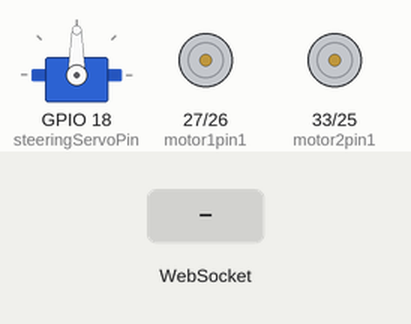
Simulated run of this sketch. Board: ESP32. On the bench: servo, motor-driver pin pairs drawn as motors (green arrow = first pin HIGH = forward, orange = second pin HIGH = backward, longer = more drive, scaled by the enable pin). The test bench sets the inputs (shaded band). WiFi joins after 1.5 s; servers stay silent unless stated; storage starts empty; what the sketch prints to the serial monitor is not drawn.

Above: at 2.7 s.
2.8 s: WebSocket text "F" received
At 3.5 s:
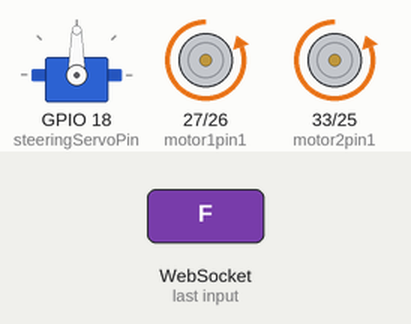
4.3 s: WebSocket text "L" received
At 5.7 s:
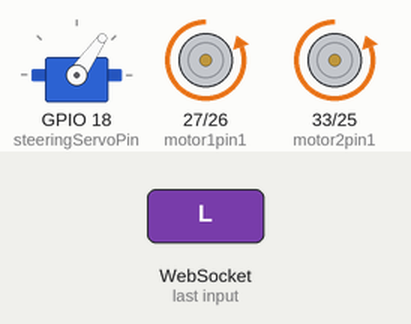
Timing chart, 0 to 7.3 s (numbered marks = the images above; inputs shaded):
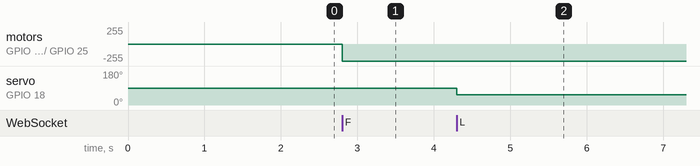

The sketch:

ESP32_wifi_car.ino
```cpp
#include<WiFi.h>
#include<WebServer.h>
#include<WebSocketsServer.h>
#include <FS.h>
#include "SPIFFS.h"
#include<Servo.h>
//
const char* ssid = "xxxx";
const char* password = "xxxxxxx";

//customize the SSID name and change the password
//const char* ssid     = "ESP32-Robot";
//const char* password = "123456789";

WebServer server(80);
WebSocketsServer webSocket = WebSocketsServer(81);

//pin mode for motor R
int motor1EnablePin = 14;
int motor1pin1 = 27;
int motor1pin2 = 26;

//pin mode for motor L
int motor2EnablePin = 32;
int motor2pin1 = 33;
int motor2pin2 = 25;

//motor PWM channel must be set 2 and 3, rather than 0.
const int freq = 30000;
const int motor1pwmChannel = 2;
const int motor2pwmChannel = 3;
const int resolution = 8;
int dutyCycle = 0; //for speed control

//servo
Servo steeringServo;
int steeringServoPin = 18;

///response from web socket
void webSocketEvent(uint8_t num, WStype_t type, uint8_t*payload, size_t length){
    Serial.printf("webSocketEvent(%d,%d,...)\r\n", num, type);
    switch(type){
      case WStype_DISCONNECTED:
        Serial.printf("[%u]Disconnected!\r\n",num);
        break;
      case WStype_CONNECTED:{
        IPAddress ip = webSocket.remoteIP(num);
        Serial.printf("[%u]Connected from %d.%d.%d.%d url:%s\r\n",num,ip[0],ip[1],ip[2],ip[3],payload);


      }
        break;
      case WStype_TEXT:
        Serial.printf("[%u]get Text: %s\r\n",num,payload);
        //Serial.printf((const char*) payload);
        //strcmp compare 2 strings (need to char*str)
        //if Return value < 0 then it indicates str1 is less than str2.
        //if Return value > 0 then it indicates str2 is less than str1.
        //if Return value = 0 then it indicates str1 is equal to str2.
        if(payload[0] == 'F'){
          //convert to String from payload
            String strPayload = String((const char*) payload);
            //remove 1st char from string
            strPayload.remove(0,1);
          //  Serial.println(strPayload);
          //function to control motors for move forward and backward
          FrontAndBackMoveDirectionControl(strPayload);

        }

        if(payload[0] == 'L'){
          //convert to String from payload
            String strPayload = String((const char*) payload);
            //remove 1st char from string
            strPayload.remove(0,1);
            //Serial.println(strPayload);
            //function to control servo motor to rotate left and right
            steeringDirectionControl(strPayload);
        }

        //send all data to all connected clients/browser
       // webSocket.broadcastTXT(payload, length);

        break;
      case WStype_BIN:
        Serial.printf("[%u]get binary length: %u\r\n",num,length);
        break;
    }
}

///motor motion
void moveForward(){
  //motor R
  digitalWrite(motor1pin1, LOW);
  digitalWrite(motor1pin2, HIGH);
  //motor L
  digitalWrite(motor2pin1, LOW);
  digitalWrite(motor2pin2, HIGH);

}

void moveBackward(){
  //motor R
  digitalWrite(motor1pin1, HIGH);
  digitalWrite(motor1pin2, LOW);
  //motor L
  digitalWrite(motor2pin1, HIGH);
  digitalWrite(motor2pin2, LOW);
}

void moveStop(){
  //motor R
  digitalWrite(motor1pin1, LOW);
  digitalWrite(motor1pin2, LOW);
  //motor L
  digitalWrite(motor2pin1, LOW);
  digitalWrite(motor2pin2, LOW);
}

void FrontAndBackMoveDirectionControl(String directionData){
      //control forward and backward move///
     //convert string to int
    uint8_t Direction = directionData.toInt();
    //map it to be 0-100, and then convert to string

    if(Direction > 31){
      moveBackward();
      /// map motor speed from 140 (motor stop) to 255
      dutyCycle = map(Direction, 31,60,170,255);
      ledcWrite(motor1pwmChannel, dutyCycle);
      ledcWrite(motor2pwmChannel, dutyCycle);
      Serial.print("move backward ->");
      Serial.println(dutyCycle);
    }
    else if(Direction < 29){
      moveForward();
      /// map motor speed from 140 (motor stop) to 255
      dutyCycle = map(Direction, 29,0,170,255);
      ledcWrite(motor1pwmChannel, dutyCycle);
      ledcWrite(motor2pwmChannel, dutyCycle);
       Serial.print("move forward ->");
       Serial.println(dutyCycle);

    }

    else{
      Serial.println("move stop");
        moveStop();
    }


}
int steeringAngle = 0;
void steeringDirectionControl(String SteeringData){
  //control servo motor to steering//
  Serial.print("servo direction");
  Serial.println(SteeringData);
  int Steering = SteeringData.toInt();

     if(Steering > 30){
      Serial.println("move right");
      Serial.println(90+Steering-15);//my servo motor place offset...I made the steering angle trickly..steering angle is 55 to 135
      steeringAngle = map(Steering, 30,60,90,135);
      steeringServo.write(steeringAngle);

    }
    else if(Steering < 30){
      Serial.println("move left");

      Serial.println(90-(35-Steering));//my servo motor place offset...I made the steering angle trickly..steering angle is 55 to 135
      steeringAngle = map(Steering, 30,0,90,55);
      steeringServo.write(steeringAngle);

    }
}

void setup() {
  Serial.begin(115200);
   //set up servo
   steeringServo.attach(steeringServoPin);
   //directionServo.write(90);

  //set up motors
  pinMode(motor1EnablePin, OUTPUT);
  pinMode(motor1pin1, OUTPUT);
  pinMode(motor1pin2, OUTPUT);

  pinMode(motor2EnablePin, OUTPUT);
  pinMode(motor2pin1, OUTPUT);
  pinMode(motor2pin2, OUTPUT);


  //configure PWM channel
  ledcSetup(motor1pwmChannel,freq, resolution);
  ledcSetup(motor2pwmChannel,freq, resolution);

  // Attach the PWM channel to the enable pins which are the GPIOs to be controlled
  ledcAttachPin(motor1EnablePin, motor1pwmChannel);
  ledcAttachPin(motor2EnablePin, motor2pwmChannel);

  // Produce a PWM signal to both enable pins with a duty cycle 0
  ledcWrite(motor1pwmChannel, dutyCycle);
  ledcWrite(motor2pwmChannel, dutyCycle);
  /*
  // Connect to Wi-Fi network with SSID and password
  Serial.print("Setting AP (Access Point)...");
  // Remove the password parameter, if you want the AP (Access Point) to be open
  WiFi.softAP(ssid, password);

  IPAddress IP = WiFi.softAPIP();
  Serial.print("AP IP address: ");
  Serial.println(IP);
  */
  WiFi.begin(ssid, password);

  while(WiFi.status() != WL_CONNECTED){
    delay(500);
    Serial.print(".");
  }
  Serial.println("");
  Serial.println("WiFi connected");
  Serial.println("IP address: ");
  Serial.println(WiFi.localIP());

  IPAddress myIP = WiFi.localIP();


  //initialize SPIFFS
  if(!SPIFFS.begin(true)){
    Serial.println("Error while mounting SPIFFS");
    return;
  }
  //mount SPIFFS
  SPIFFS.begin();

  //server.on("/",serveIndexFile);
  //start web socket
  webSocket.begin();
  webSocket.onEvent(webSocketEvent);

 // Configure web server to host HTML files
  server.onNotFound([](){
    if(!handleFileRead(server.uri()))
      server.send(404, "text/plain", "FileNotFound");
  });
  server.begin();
  Serial.println("HTTP server started");

}

void loop() {
  webSocket.loop();
  server.handleClient();
}


// A function we use to get the content type for our HTTP responses
String getContentType(String filename){
  if(server.hasArg("download")) return "application/octet-stream";
  else if(filename.endsWith(".htm")) return "text/html";
  else if(filename.endsWith(".html")) return "text/html";
  else if(filename.endsWith(".css")) return "text/css";
  else if(filename.endsWith(".js")) return "application/javascript";
  else if(filename.endsWith(".png")) return "image/png";
  else if(filename.endsWith(".gif")) return "image/gif";
  else if(filename.endsWith(".jpg")) return "image/jpeg";
  else if(filename.endsWith(".ico")) return "image/x-icon";
  else if(filename.endsWith(".xml")) return "text/xml";
  else if(filename.endsWith(".pdf")) return "application/x-pdf";
  else if(filename.endsWith(".zip")) return "application/x-zip";
  else if(filename.endsWith(".gz")) return "application/x-gzip";
  return "text/plain";
}

// Takes a URL (for example /index.html) and looks up the file in our file system,
// Then sends it off via the HTTP server!
bool handleFileRead(String path){
  Serial.println(path);
  #ifdef DEBUG
    Serial.println("handleFileRead: " + path);
  #endif
  if(path.endsWith("/")) path += "car.html";
  if(SPIFFS.exists(path)){
    File file = SPIFFS.open(path, "r");
    size_t sent = server.streamFile(file, getContentType(path));
    file.close();
    return true;
  }
  return false;
}
```

Measured:
- after the input at 2.8 s, motor on GPIO 27 (motor1pin1) / GPIO 26 (motor1pin2), motor on GPIO 33 (motor2pin1) / GPIO 25 (motor2pin2): stopped → backward 255/255 at once
- after the input at 4.3 s, servo on GPIO 18 (steeringServoPin): 90° → 55° at once
